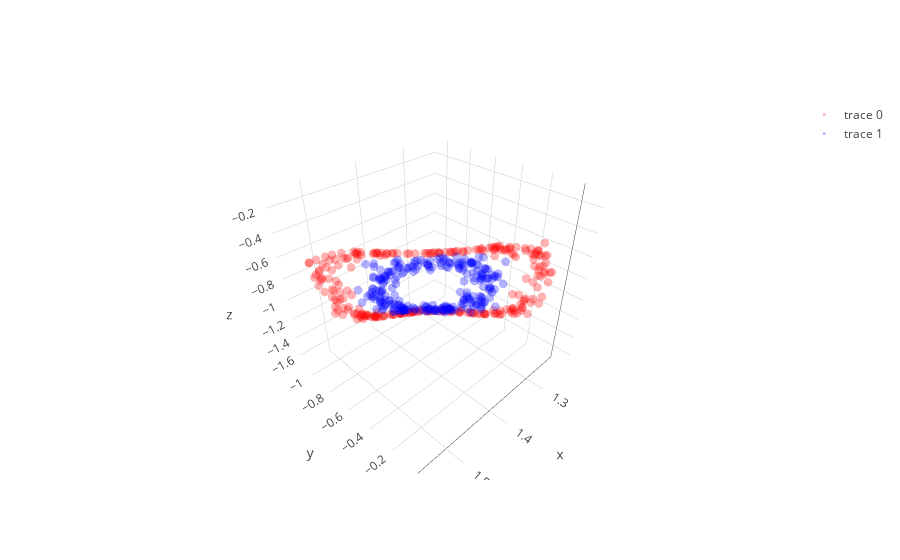
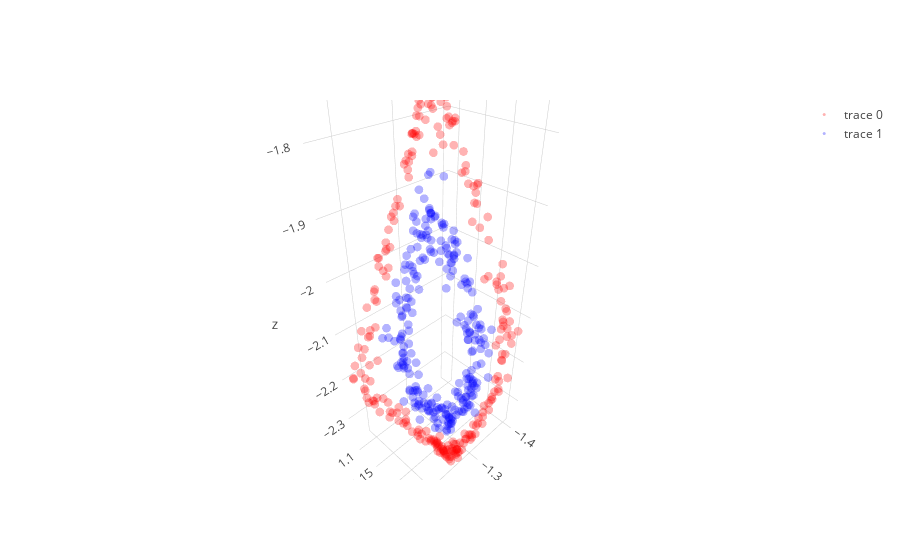

Notebook code cell kept with these figures, in order:
### Code cell
layer1,layer1_var = l1.feed_non(X)
layer2,layer2_var = l2.feed_non(layer1)
layer3,layer3_var = l3.feed_linear(layer2)

trace1 = go.Scatter3d(
    x=layer1[y==0,0],
    y=layer1[y==0,1],
    z=layer1[y==0,2],
    mode='markers',
    line=dict(color='red',width=0.5),
    marker=dict(size=3,opacity=0.3)
)
trace2 = go.Scatter3d(
    x=layer1[y==1,0],
    y=layer1[y==1,1],
    z=layer1[y==1,2],
    mode='markers',
    line=dict(color='blue',width=0.5),
    marker=dict(size=3,opacity=0.3)
)
data = [trace1,trace2]
fig  = go.Figure(data=data)
iplot(fig)

trace1 = go.Scatter3d(
    x=layer2[y==0,0],
    y=layer2[y==0,1],
    z=layer2[y==0,2],
    mode='markers',
    line=dict(color='red',width=0.5),
    marker=dict(size=3,opacity=0.3)
)
trace2 = go.Scatter3d(
    x=layer2[y==1,0],
    y=layer2[y==1,1],
    z=layer2[y==1,2],
    mode='markers',
    line=dict(color='blue',width=0.5),
    marker=dict(size=3,opacity=0.3)
)
data = [trace1,trace2]
fig  = go.Figure(data=data)
iplot(fig)

# plt.figure(figsize=(8,6))
# plt.scatter(layer3[y==0, 0], layer3[y==0, 1], color='red', alpha=0.5)
# plt.scatter(layer3[y==1, 0], layer3[y==1, 1], color='blue', alpha=0.5)
# plt.show()

### Figure 1 — Plotly figure (JSON) as saved in the notebook; plotly's stock layout.template omitted (floating-point values rounded to 4 significant figures; data arrays with more than 128 entries replaced by an {"elided": "..."} marker saying what was removed)
{"data": [{"line": {"color": "red", "width": 0.5}, "marker": {"opacity": 0.3, "size": 3}, "mode": "markers", "type": "scatter3d", "uid": "bc91308d-7710-485a-a24a-81a33917c252", "x": {"elided": "250 float values"}, "y": {"elided": "250 float values"}, "z": {"elided": "250 float values"}}, {"line": {"color": "blue", "width": 0.5}, "marker": {"opacity": 0.3, "size": 3}, "mode": "markers", "type": "scatter3d", "uid": "a0301093-6582-4b8a-9496-38b1f353bad3", "x": {"elided": "250 float values"}, "y": {"elided": "250 float values"}, "z": {"elided": "250 float values"}}], "layout": {}}

### Figure 2 — Plotly figure (JSON) as saved in the notebook; plotly's stock layout.template omitted (floating-point values rounded to 4 significant figures; data arrays with more than 128 entries replaced by an {"elided": "..."} marker saying what was removed)
{"data": [{"line": {"color": "red", "width": 0.5}, "marker": {"opacity": 0.3, "size": 3}, "mode": "markers", "type": "scatter3d", "uid": "7064c196-701a-4c1a-a3b0-e99426ad6020", "x": {"elided": "250 float values"}, "y": {"elided": "250 float values"}, "z": {"elided": "250 float values"}}, {"line": {"color": "blue", "width": 0.5}, "marker": {"opacity": 0.3, "size": 3}, "mode": "markers", "type": "scatter3d", "uid": "2bb519fa-3527-44f1-8fd1-bd1eda73875f", "x": {"elided": "250 float values"}, "y": {"elided": "250 float values"}, "z": {"elided": "250 float values"}}], "layout": {}}
